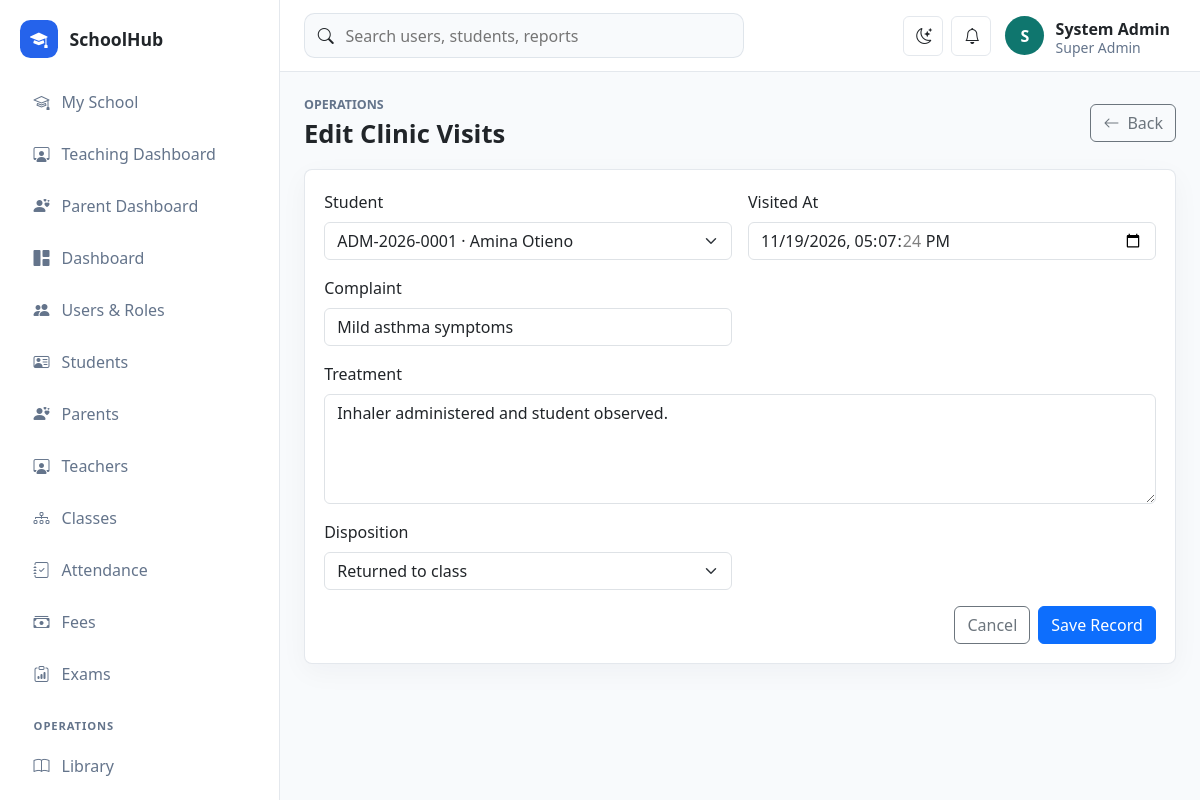
The app's page /school/public/operations/form?module=clinic&id=1 (signed in) with its own data.
### tables this page shows
CREATE TABLE clinic_visits (
    id BIGINT UNSIGNED AUTO_INCREMENT PRIMARY KEY,
    student_id BIGINT UNSIGNED NOT NULL,
    visited_at DATETIME NOT NULL,
    complaint VARCHAR(255) NOT NULL,
    treatment TEXT NULL,
    disposition ENUM('returned_to_class','sent_home','referred') NOT NULL DEFAULT 'returned_to_class',
    handled_by BIGINT UNSIGNED NULL,
    CONSTRAINT fk_clinic_student FOREIGN KEY (student_id) REFERENCES students(id),
    CONSTRAINT fk_clinic_user FOREIGN KEY (handled_by) REFERENCES users(id) ON DELETE SET NULL
);

### app/Core/View.php (called while the page is built, shortened)
<?php
final class View
{
    public static function render(string $view, array $data = [], string $layout = 'app'): void
    {
        extract($data, EXTR_SKIP);
        $viewFile = dirname(__DIR__) . "/Views/{$view}.php";
        require $viewFile;
    }
}

### app/Controllers/OperationsController.php (called while the page is built, shortened)
<?php
final class OperationsController
{
    public function form(): void
    {
        $module = $this->resolve();
        $id = (string)Request::input('id', '');
        View::render('operations/form', ['title' => $id ? 'Edit ' . $module['title'] : 'Add ' . $module['title'], 'module' => $module, 'moduleKey' => Request::input('module'), 'record' => $id ? Operations::find($module, $id) : [], 'students' => !empty($module['student']) ? Lookup::students() : []]);
    }
    private function resolve(): array
    {
        $module = Operations::module((string)Request::input('module', 'library'));
        return $module;
    }
}

### app/Core/Router.php (called while the page is built, shortened)
<?php
final class Router
{
    private array $routes = [];
    public function get(string $path, array $handler): void
    {
        $this->routes['GET'][$this->normalize($path)] = $handler;
    }
    public function post(string $path, array $handler): void
    {
        $this->routes['POST'][$this->normalize($path)] = $handler;
    }
    public function dispatch(): void
    {
        $method = Request::method();
        $path = Request::path();
        $handler = $this->routes[$method][$path] ?? null;
        [$class, $action] = $handler;
        (new $class())->{$action}();
    }
    private function normalize(string $path): string
    {
        return '/' . trim($path, '/');
    }
}

### public/index.php (called while the page is built, shortened)
<?php
spl_autoload_register(function (string $class): void {
    $prefix = 'App\\';
    $relative = str_replace('\\', '/', substr($class, strlen($prefix)));
    $file = dirname(__DIR__) . '/app/' . $relative . '.php';
});
require dirname(__DIR__) . '/app/Core/helpers.php';
$config = require dirname(__DIR__) . '/config/app.php';
$router = new Router();
$router->get('/', [DashboardController::class, 'index']);
$router->get('/login', [AuthController::class, 'showLogin']);
$router->post('/login', [AuthController::class, 'login']);
$router->post('/logout', [AuthController::class, 'logout']);
$router->get('/dashboard', [DashboardController::class, 'index']);
$router->get('/users', [UserController::class, 'index']);
$router->get('/users/create', [UserController::class, 'create']);
$router->post('/users', [UserController::class, 'store']);
$router->get('/users/edit', [UserController::class, 'edit']);
$router->post('/users/update', [UserController::class, 'update']);
$router->post('/users/delete', [UserController::class, 'destroy']);
$router->get('/students', [StudentController::class, 'index']);
$router->get('/students/create', [StudentController::class, 'create']);
$router->post('/students', [StudentController::class, 'store']);
$router->get('/students/edit', [StudentController::class, 'edit']);
$router->post('/students/update', [StudentController::class, 'update']);
$router->post('/students/delete', [StudentController::class, 'destroy']);
$router->get('/student-portal', [StudentPortalController::class, 'index']);
$router->get('/teacher-portal', [TeacherPortalController::class, 'index']);
$router->get('/parent-portal', [ParentPortalController::class, 'index']);
$router->get('/teachers', [TeacherController::class, 'index']);
$router->get('/teachers/create', [TeacherController::class, 'create']);
$router->post('/teachers', [TeacherController::class, 'store']);
$router->get('/teachers/edit', [TeacherController::class, 'edit']);
$router->post('/teachers/update', [TeacherController::class, 'update']);
$router->post('/teachers/delete', [TeacherController::class, 'destroy']);
$router->get('/parents', [ParentController::class, 'index']);
$router->get('/parents/create', [ParentController::class, 'create']);
$router->post('/parents', [ParentController::class, 'store']);
$router->get('/parents/edit', [ParentController::class, 'edit']);
$router->post('/parents/update', [ParentController::class, 'update']);
$router->post('/parents/delete', [ParentController::class, 'destroy']);
$router->get('/classes', [ClassController::class, 'index']);
$router->get('/classes/create', [ClassController::class, 'create']);
$router->post('/classes', [ClassController::class, 'store']);
$router->get('/classes/edit', [ClassController::class, 'edit']);
$router->post('/classes/update', [ClassController::class, 'update']);
$router->post('/classes/delete', [ClassController::class, 'destroy']);
$router->get('/attendance', [AttendanceController::class, 'index']);
$router->post('/attendance', [AttendanceController::class, 'store']);
$router->get('/fees', [FeeController::class, 'index']);
$router->post('/fees/invoice', [FeeController::class, 'invoice']);
$router->post('/fees/payment', [FeeController::class, 'payment']);
$router->get('/exams', [ExamController::class, 'index']);
$router->post('/exams/exam', [ExamController::class, 'exam']);
$router->post('/exams/result', [ExamController::class, 'result']);
$router->get('/operations', [OperationsController::class, 'index']);
$router->get('/operations/form', [OperationsController::class, 'form']);
$router->post('/operations/save', [OperationsController::class, 'save']);
$router->post('/operations/delete', [OperationsController::class, 'destroy']);
$router->get('/reports', [ReportController::class, 'index']);
$router->dispatch();

### app/Core/helpers.php (called while the page is built, shortened)
<?php
function app_config(string $key, mixed $default = null): mixed
{
    static $config = null;
    $config ??= require dirname(__DIR__, 2) . '/config/app.php';
    return $config[$key] ?? $default;
}
function url(string $path = ''): string
{
    return rtrim(app_config('base_url'), '/') . '/' . ltrim($path, '/');
}
function e(mixed $value): string
{
    return htmlspecialchars((string)$value, ENT_QUOTES, 'UTF-8');
}

### config/app.php (called while the page is built)
<?php
return [
    'name' => 'SchoolHub',
    'base_url' => '/school/public',
    'timezone' => 'Africa/Nairobi',
    'session_name' => 'schoolhub_session',
    'debug' => true,
];

### config/database.php (called while the page is built)
<?php
return [
    'host' => '127.0.0.1',
    'port' => '3306',
    'database' => 'schoolhub',
    'username' => 'root',
    'password' => '',
    'charset' => 'utf8mb4',
];

### app/Core/Database.php (called while the page is built, shortened)
<?php
final class Database
{
    private static ?PDO $connection = null;
    public static function connection(): PDO
    {
        if (self::$connection !== null) {
            return self::$connection;
        }
        $config = require dirname(__DIR__, 2) . '/config/database.php';
        $dsn = sprintf(
            'mysql:host=%s;port=%s;dbname=%s;charset=%s',
            $config['host'],
            $config['port'],
            $config['database'],
            $config['charset']
        );
        try {
            self::$connection = new PDO($dsn, $config['username'], $config['password'], [
                PDO::ATTR_ERRMODE => PDO::ERRMODE_EXCEPTION,
                PDO::ATTR_DEFAULT_FETCH_MODE => PDO::FETCH_ASSOC,
                PDO::ATTR_EMULATE_PREPARES => false,
            ]);
        } catch (PDOException $exception) {
            http_response_code(500);
            exit('Database connection failed. Check config/database.php and import database/schema.sql.');
        }
        return self::$connection;
    }
}

### app/Models/Lookup.php (called while the page is built, shortened)
<?php
final class Lookup
{
    public static function students(): array
    {
        return Database::connection()->query(
            'SELECT id, admission_no, CONCAT(first_name, " ", last_name) AS name FROM students ORDER BY admission_no'
        )->fetchAll();
    }
}

### app/Models/Operations.php (called while the page is built, shortened)
<?php
final class Operations
{
    public static function find(array $module, string $id): ?array
    {
        $key = $module['primary_key'] ?? 'id';
        $stmt = Database::connection()->prepare("SELECT * FROM {$module['table']} WHERE {$key} = :id");
        $stmt->execute(['id' => $id]);
        return $stmt->fetch() ?: null;
    }
}

### app/Views/operations/form.php (the view, shortened to what this page needs)
<div class="page-heading"><div><p class="eyebrow">Operations</p><h1><?= e($title) ?></h1></div><a class="btn btn-outline-secondary" href="<?= e(url('/operations?module=' . urlencode($moduleKey))) ?>"><i class="bi bi-arrow-left me-2"></i>Back</a></div>
<section class="panel"><form class="row g-3" method="post" action="<?= e(url('/operations/save')) ?>">
<?php if (!empty($module['student'])): ?><div class="col-md-6"><label class="form-label">Student</label><select class="form-select" name="student_id" required><?php foreach ($students as $student): ?><option value="<?= e($student['id']) ?>" <?= (string)($record['student_id'] ?? '') === (string)$student['id'] ? 'selected' : '' ?>><?= e($student['admission_no'] . ' · ' . $student['name']) ?></option><?php endforeach; ?></select></div><?php endif; ?>
<?php foreach ($module['fields'] as $field => $definition): $parts = explode(':', $definition, 2); $label = $parts[0]; $kind = $parts[1] ?? 'text'; $full = $kind === 'textarea' ? 'col-12' : 'col-md-6'; ?>
<div class="<?= e($full) ?>"><label class="form-label" for="<?= e($field) ?>"><?= e($label) ?></label>
<?php if ($kind === 'textarea'): ?><textarea class="form-control" id="<?= e($field) ?>" name="<?= e($field) ?>" rows="4"><?= e($record[$field] ?? '') ?></textarea>
<?php elseif (str_starts_with($kind, 'select(')): $options = explode('|', rtrim(substr($kind, 7), ')')); ?><select class="form-select" id="<?= e($field) ?>" name="<?= e($field) ?>"><?php foreach ($options as $option): ?><option value="<?= e($option) ?>" <?= ($record[$field] ?? '') === $option ? 'selected' : '' ?>><?= e(ucfirst(str_replace('_', ' ', $option))) ?></option><?php endforeach; ?></select>
<?php else: ?><input class="form-control" id="<?= e($field) ?>" name="<?= e($field) ?>" type="<?= e($kind) ?>" value="<?= e($record[$field] ?? '') ?>"><?php endif; ?>
</div><?php endforeach; ?>
<div class="col-12 d-flex justify-content-end gap-2"><a class="btn btn-outline-secondary" href="<?= e(url('/operations?module=' . urlencode($moduleKey))) ?>">Cancel</a><button class="btn btn-primary">Save Record</button></div></form></section>

### public/assets/css/app.css (style rules this page uses)
:root { --sidebar-width: 280px; --border-color: rgba(148, 163, 184, .25); --surface: #ffffff; --muted-surface: #f8fafc; --text-soft: #64748b; }
body { background: var(--muted-surface); color: var(--bs-body-color); }
.page-heading { display: flex; justify-content: space-between; align-items: center; gap: 1rem; margin-bottom: 1.25rem; }
.page-heading h1 { margin: 0; font-size: clamp(1.6rem, 2vw, 2.2rem); font-weight: 800; }
.eyebrow { margin: 0 0 .25rem; color: var(--text-soft); font-size: .78rem; text-transform: uppercase; font-weight: 800; }
.metric-card, .panel { background: var(--surface); border: 1px solid var(--border-color); border-radius: .5rem; box-shadow: 0 8px 28px rgba(15, 23, 42, .04); }
.panel { padding: 1.2rem; }

### records on screen
clinic_visits: student_id "ADM-2026-0001 · Amina Otieno", visited_at "11/19/2026 17:07:24", complaint "Mild asthma symptoms", treatment "Inhaler administered and student observed.", disposition "Returned to class"

### other values on screen
app_config('name') "SchoolHub"
substr(current_user()['name'] ?? 'U', 0, 1) "S"
current_user()['name'] "System Admin"
current_user()['role'] "Super Admin"
$title "Edit Clinic Visits"
$label "Visited At"
$label "Complaint"
$label "Treatment"
$label "Disposition"
